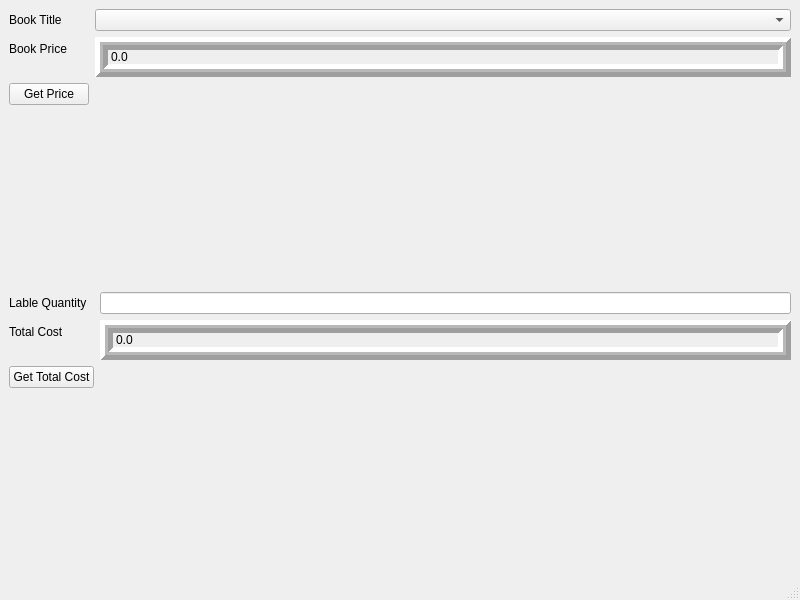
<?xml version="1.0" encoding="UTF-8"?>
<ui version="4.0">
 <class>MainWindow</class>
 <widget class="QMainWindow" name="MainWindow">
  <property name="geometry">
   <rect>
    <x>0</x>
    <y>0</y>
    <width>800</width>
    <height>600</height>
   </rect>
  </property>
  <property name="windowTitle">
   <string>MainWindow</string>
  </property>
  <widget class="QWidget" name="centralwidget">
   <layout class="QVBoxLayout" name="verticalLayout">
    <item>
     <layout class="QFormLayout" name="formLayout">
      <item row="0" column="0">
       <widget class="QLabel" name="Lablename">
        <property name="text">
         <string>Book Title</string>
        </property>
       </widget>
      </item>
      <item row="0" column="1">
       <widget class="QComboBox" name="BooksName"/>
      </item>
      <item row="1" column="0">
       <widget class="QLabel" name="label_2">
        <property name="text">
         <string>Book Price</string>
        </property>
       </widget>
      </item>
      <item row="1" column="1">
       <widget class="QLabel" name="label_3">
        <property name="frameShape">
         <enum>QFrame::Box</enum>
        </property>
        <property name="frameShadow">
         <enum>QFrame::Raised</enum>
        </property>
        <property name="lineWidth">
         <number>5</number>
        </property>
        <property name="midLineWidth">
         <number>3</number>
        </property>
        <property name="text">
         <string>0.0</string>
        </property>
        <property name="textFormat">
         <enum>Qt::RichText</enum>
        </property>
       </widget>
      </item>
      <item row="2" column="0">
       <widget class="QPushButton" name="Price">
        <property name="text">
         <string>Get Price</string>
        </property>
        <property name="shortcut">
         <string>Return</string>
        </property>
       </widget>
      </item>
     </layout>
    </item>
    <item>
     <layout class="QFormLayout" name="formLayout_2">
      <item row="0" column="0">
       <widget class="QLabel" name="label_4">
        <property name="text">
         <string>Lable Quantity</string>
        </property>
        <property name="scaledContents">
         <bool>false</bool>
        </property>
       </widget>
      </item>
      <item row="0" column="1">
       <widget class="QLineEdit" name="lineEdit"/>
      </item>
      <item row="1" column="0">
       <widget class="QLabel" name="label_5">
        <property name="text">
         <string>Total Cost</string>
        </property>
       </widget>
      </item>
      <item row="1" column="1">
       <widget class="QLabel" name="label_6">
        <property name="frameShape">
         <enum>QFrame::Box</enum>
        </property>
        <property name="frameShadow">
         <enum>QFrame::Raised</enum>
        </property>
        <property name="lineWidth">
         <number>5</number>
        </property>
        <property name="midLineWidth">
         <number>3</number>
        </property>
        <property name="text">
         <string>0.0</string>
        </property>
        <property name="textFormat">
         <enum>Qt::RichText</enum>
        </property>
       </widget>
      </item>
      <item row="2" column="0">
       <widget class="QPushButton" name="Cost">
        <property name="text">
         <string>Get Total Cost</string>
        </property>
        <property name="shortcut">
         <string>Return</string>
        </property>
       </widget>
      </item>
     </layout>
    </item>
   </layout>
  </widget>
  <widget class="QMenuBar" name="menubar">
   <property name="geometry">
    <rect>
     <x>0</x>
     <y>0</y>
     <width>800</width>
     <height>26</height>
    </rect>
   </property>
  </widget>
  <widget class="QStatusBar" name="statusbar"/>
 </widget>
 <resources/>
 <connections/>
</ui>
